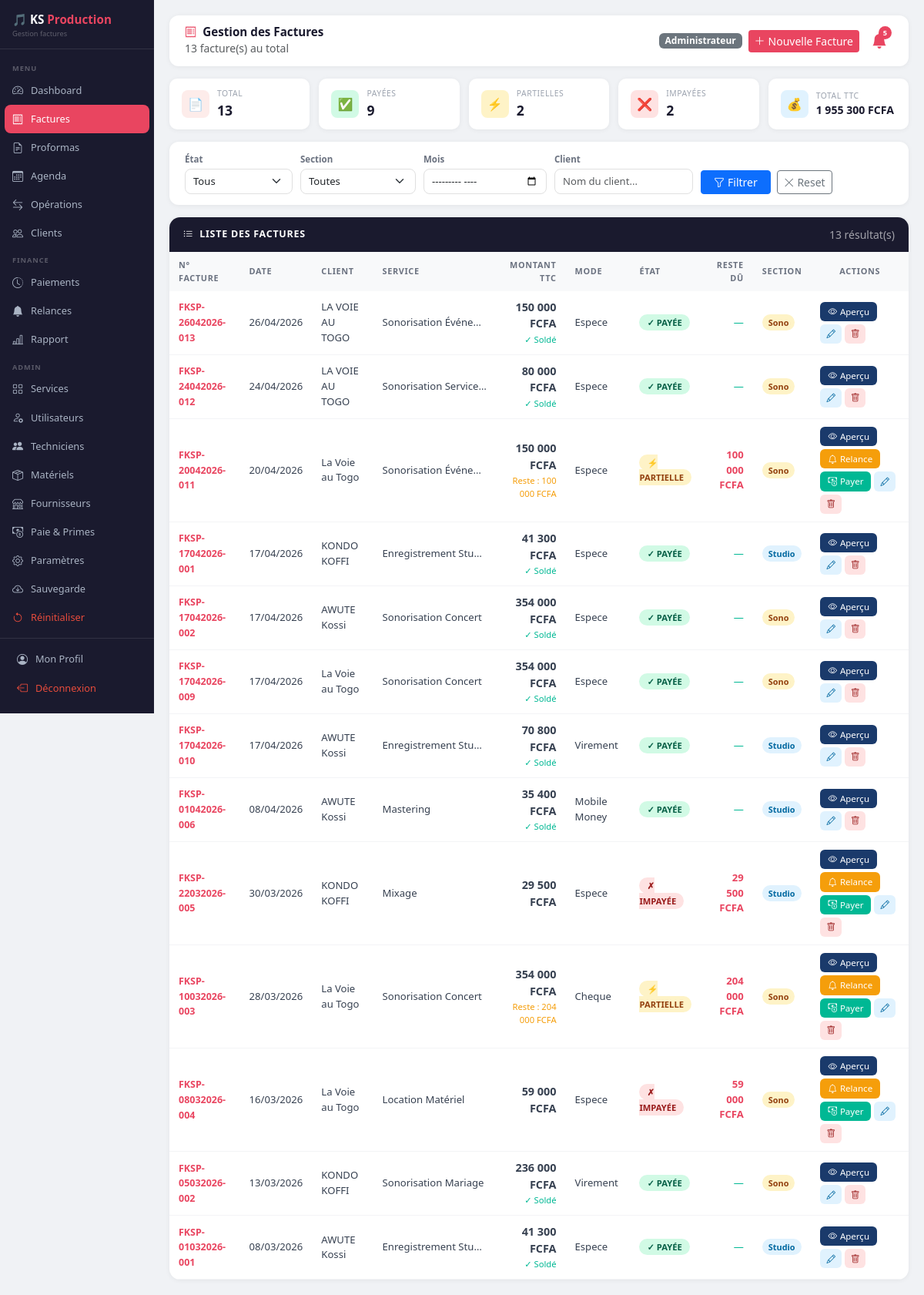
Screenshot of /factures (signed in) with the database file from the repository.
### database.py (models this page shows)
class Facture(db.Model):
    __tablename__  = 'factures'
    id             = db.Column(db.Integer, primary_key=True)
    numero         = db.Column(db.String(30), unique=True, nullable=False)
    date           = db.Column(db.DateTime, default=datetime.now)
    nom_client     = db.Column(db.String(100), nullable=False)
    service        = db.Column(db.String(200), nullable=False)
    montant_ttc    = db.Column(db.Float, nullable=False)
    mode_paiement  = db.Column(db.String(50))
    etat_paiement  = db.Column(db.String(20), default='Non Payer')
    type_operation = db.Column(db.String(20), default='Recettes')
    categorie      = db.Column(db.String(20), default='Facture')
    section        = db.Column(db.String(50))
    cree_par       = db.Column(db.String(50))
    montant_paye   = db.Column(db.Float, default=0)
    reste_du       = db.Column(db.Float, default=0)

### app.py (the view)
@app.route('/factures')
def liste_factures():
    if 'username' not in session:
        return redirect(url_for('login'))
    from sqlalchemy import func
    filtre_etat    = request.args.get('etat', '')
    filtre_section = request.args.get('section', '')
    filtre_mois    = request.args.get('mois', '')
    filtre_client  = request.args.get('client', '')
    toutes = Facture.query.filter(Facture.type_operation != 'Proforma')                          .order_by(Facture.date.desc()).all()
    factures = toutes
    if filtre_etat:    factures = [f for f in factures if f.etat_paiement == filtre_etat]
    if filtre_section: factures = [f for f in factures if f.section == filtre_section]
    if filtre_client:  factures = [f for f in factures if filtre_client.lower() in (f.nom_client or '').lower()]
    total_ttc = sum(f.montant_ttc for f in factures)
    return render_template('factures.html',
        username=session['username'], role=session['role'],
        factures=factures, nb_factures=len(factures),
        nb_payees=sum(1 for f in toutes if f.etat_paiement == 'Payer'),
        nb_partielles=sum(1 for f in toutes if f.etat_paiement == 'Partiel'),
        nb_impayees=sum(1 for f in toutes if f.etat_paiement == 'Non Payer'),
        total_ttc=f"{total_ttc:,.0f}".replace(',', ' '),
        filtre_etat=filtre_etat, filtre_section=filtre_section,
        filtre_mois=filtre_mois, filtre_client=filtre_client,
        clients=Client.query.all(),
        services_list=Service.query.filter_by(actif=True).order_by(Service.section, Service.libelle).all(),
        numero_auto=generer_numero_facture('FKSP'),
    )

### app.py (called while the page is built)
def generer_numero_facture(prefix='FKSP'):
    now      = datetime.now()
    date_str = now.strftime('%d%m%Y')
    annee    = now.strftime('%Y')
    nb = Facture.query.filter(
        Facture.numero.like(f'{prefix}-____{annee}-%')
    ).count() + 1
    numero = f"{prefix}-{date_str}-{nb:03d}"
    while Facture.query.filter_by(numero=numero).first():
        nb += 1
        numero = f"{prefix}-{date_str}-{nb:03d}"
    return numero

### templates/factures.html (shortened to what this page needs)
<!DOCTYPE html>
<html lang="fr">
<head>
    <link href="https://cdn.jsdelivr.net/npm/bootstrap@5.3.0/dist/css/bootstrap.min.css" rel="stylesheet">
    <link href="https://cdn.jsdelivr.net/npm/bootstrap-icons@1.10.5/font/bootstrap-icons.css" rel="stylesheet">
</head>
<body>
<div class="sidebar">
    <div class="brand">🎵 KS <span>Production</span><small>Gestion factures</small></div>
    <nav>
        <div class="nav-section">Menu</div>
        <a href="/dashboard" class="nav-link"><i class="bi bi-speedometer2"></i> Dashboard</a>
        <a href="/factures" class="nav-link active"><i class="bi bi-receipt"></i> Factures</a>
        <a href="/proformas" class="nav-link"><i class="bi bi-file-earmark-text"></i> Proformas</a>
        <a href="/agenda" class="nav-link"><i class="bi bi-calendar3"></i> Agenda</a>
        <a href="/operations" class="nav-link"><i class="bi bi-arrow-left-right"></i> Opérations</a>
        <a href="/clients" class="nav-link"><i class="bi bi-people"></i> Clients</a>
        <div class="nav-section">Finance</div>
        <a href="/paiements" class="nav-link"><i class="bi bi-clock-history"></i> Paiements</a>
        <a href="/relances" class="nav-link"><i class="bi bi-bell-fill"></i> Relances</a>
        <a href="/rapport" class="nav-link"><i class="bi bi-bar-chart-line"></i> Rapport</a>
        {% if role == 'Administrateur' %}
        <div class="nav-section">Admin</div>
        <a href="/services" class="nav-link"><i class="bi bi-grid"></i> Services</a>
        <a href="/utilisateurs" class="nav-link"><i class="bi bi-person-gear"></i> Utilisateurs</a>
        <a href="/techniciens" class="nav-link"><i class="bi bi-people-fill"></i> Techniciens</a>
        <a href="/materiels" class="nav-link"><i class="bi bi-box-seam"></i> Matériels</a>
        <a href="/fournisseurs" class="nav-link"><i class="bi bi-shop"></i> Fournisseurs</a>
        <a href="/paie" class="nav-link"><i class="bi bi-cash-coin"></i> Paie & Primes</a>
        <a href="/parametres" class="nav-link"><i class="bi bi-gear"></i> Paramètres</a>
        <a href="/sauvegarde" class="nav-link"><i class="bi bi-cloud-arrow-down"></i> Sauvegarde</a>
        <a href="/reinitialiser" class="nav-link" style="color:#e74c3c;"><i class="bi bi-arrow-counterclockwise"></i> Réinitialiser</a>
        {% endif %}
    </nav>
    <div class="sidebar-footer">
        <a href="/profil" class="nav-link"><i class="bi bi-person-circle"></i> Mon Profil</a>
        <a href="/logout" class="nav-link" style="color:#e74c3c;"><i class="bi bi-box-arrow-left"></i> Déconnexion</a>
    </div>
</div>
<div class="main-content">
    <div class="topbar">
        <div>
            <h5><i class="bi bi-receipt me-2" style="color:var(--ks-accent);"></i>Gestion des Factures</h5>
            <small class="text-muted">{{ nb_factures }} facture(s) au total</small>
        </div>
        <div class="d-flex gap-2 align-items-center">
            <span class="badge bg-secondary">{{ role }}</span>
            {% if role != 'Lecture seule' %}
            <button class="btn btn-sm btn-ks" data-bs-toggle="modal" data-bs-target="#modalNouvelleFacture">
                <i class="bi bi-plus-lg me-1"></i>Nouvelle Facture
            </button>
            {% endif %}
            <div class="position-relative">
                <button id="btnCloche" onclick="toggleAlertes()"
                        style="background:none; border:none; cursor:pointer; position:relative; padding:4px 8px;">
                    <i class="bi bi-bell-fill" style="font-size:1.25rem; color:#6b7280;" id="iconeCloche"></i>
                    <span id="badgeAlertes"
                          style="display:none; position:absolute; top:0px; right:2px;
                                 background:#e94560; color:#fff; border-radius:50%;
                                 width:17px; height:17px; font-size:.58rem; font-weight:700;
                                 align-items:center; justify-content:center; line-height:1;">0</span>
                </button>
            </div>
        </div>
    </div>
    <div class="stats-row">
        <div class="stat-mini">
            <div class="ico" style="background:#fdecea;">📄</div>
            <div><div class="lbl">Total</div><div class="val">{{ nb_factures }}</div></div>
        </div>
        <div class="stat-mini">
            <div class="ico" style="background:#d1fae5;">✅</div>
            <div><div class="lbl">Payées</div><div class="val">{{ nb_payees }}</div></div>
        </div>
        <div class="stat-mini">
            <div class="ico" style="background:#fef3c7;">⚡</div>
            <div><div class="lbl">Partielles</div><div class="val">{{ nb_partielles }}</div></div>
        </div>
        <div class="stat-mini">
            <div class="ico" style="background:#fee2e2;">❌</div>
            <div><div class="lbl">Impayées</div><div class="val">{{ nb_impayees }}</div></div>
        </div>
        <div class="stat-mini">
            <div class="ico" style="background:#e0f2fe;">💰</div>
            <div><div class="lbl">Total TTC</div><div class="val" style="font-size:.88rem;">{{ total_ttc }} FCFA</div></div>
        </div>
    </div>
    <form method="GET" action="/factures">
        <div class="filter-bar">
            <div>
                <div class="form-label">État</div>
                <select name="etat" class="form-select" style="width:140px;">
                    <option value="">Tous</option>
                </select>
            </div>
            <div>
                <div class="form-label">Section</div>
                <select name="section" class="form-select" style="width:150px;">
                    <option value="">Toutes</option>
                </select>
            </div>
            <div>
                <div class="form-label">Mois</div>
                <input type="month" name="mois" class="form-control" style="width:160px;" value="{{ filtre_mois }}">
            </div>
            <div>
                <div class="form-label">Client</div>
                <input type="text" name="client" class="form-control" style="width:180px;" placeholder="Nom du client..." value="{{ filtre_client }}">
            </div>
            <div class="d-flex gap-2">
                <button type="submit" class="btn btn-primary btn-sm px-3"><i class="bi bi-funnel me-1"></i>Filtrer</button>
                <a href="/factures" class="btn btn-outline-secondary btn-sm"><i class="bi bi-x-lg"></i> Reset</a>
            </div>
        </div>
    </form>
    <div class="table-card">
        <div class="table-head">
            <span><i class="bi bi-list-ul me-2"></i>Liste des factures</span>
            <small style="opacity:.6;">{{ nb_factures }} résultat(s)</small>
        </div>
        <div class="table-responsive">
            <table class="fac-table">
                <thead>
                    <tr>
                        <th>N° Facture</th><th>Date</th><th>Client</th><th>Service</th>
                        <th class="text-end">Montant TTC</th><th>Mode</th><th>État</th>
                        <th class="text-end">Reste dû</th><th>Section</th><th class="text-center">Actions</th>
                    </tr>
                </thead>
                <tbody>
                    {% for f in factures %}
                    <tr>
                        <td><strong style="color:var(--ks-accent); font-size:.78rem;">{{ f.numero }}</strong></td>
                        <td>{{ f.date.strftime('%d/%m/%Y') }}</td>
                        <td>{{ f.nom_client }}</td>
                        <td style="max-width:160px; white-space:nowrap; overflow:hidden; text-overflow:ellipsis;">{{ f.service }}</td>
                        <td class="text-end">
                            <div style="font-weight:800; font-size:.9rem;">{{ "{:,.0f}".format(f.montant_ttc).replace(',', ' ') }} FCFA</div>
                            {% if f.etat_paiement == 'Partiel' %}
                            <div style="font-size:.7rem; color:#f59e0b; margin-top:2px;">
                                Reste : {{ "{:,.0f}".format(f.reste_du).replace(',', ' ') }} FCFA
                            </div>
                            {% elif f.etat_paiement == 'Payer' %}
                            <div style="font-size:.7rem; color:#00b894; margin-top:2px;">✓ Soldé</div>
                            {% endif %}
                        </td>
                        <td>{{ f.mode_paiement }}</td>
                        <td>
                            {% if f.etat_paiement == 'Payer' %}<span class="badge-payee">✓ PAYÉE</span>
                            {% elif f.etat_paiement == 'Partiel' %}<span class="badge-partielle">⚡ PARTIELLE</span>
                            {% else %}<span class="badge-impayee">✗ IMPAYÉE</span>{% endif %}
                        </td>
                        <td class="text-end">
                            {% if f.reste_du > 0 %}<span style="color:var(--ks-accent); font-weight:700;">{{ "{:,.0f}".format(f.reste_du).replace(',', ' ') }} FCFA</span>
                            {% else %}<span style="color:var(--ks-green);">—</span>{% endif %}
                        </td>
                        <td>
                            {% if f.section == 'Studio' %}<span class="badge-studio">Studio</span>
                            {% elif f.section == 'Sonorisation' %}<span class="badge-sono">Sono</span>
                            {% else %}{{ f.section or '—' }}{% endif %}
                        </td>
                        <td>
                            <div class="actions-wrap">
                                <button onclick="ouvrirApercu('factures/apercu/{{ f.id }}', 'Aperçu Facture')" class="btn-apercu"><i class="bi bi-eye"></i> Aperçu</button>
                                {% if f.etat_paiement != 'Payer' %}
                                <button onclick="ouvrirApercu('relances/pdf/{{ f.id }}', 'Relance')"
                                   class="btn-apercu" style="background:#f59e0b;">
                                    <i class="bi bi-bell"></i> Relance
                                </button>
                                {% endif %}
                                {% if f.etat_paiement != 'Payer' and role != 'Lecture seule' %}
                                <a href="/factures/paiement/{{ f.id }}" class="btn-payer"><i class="bi bi-cash-coin"></i> Payer</a>
                                {% endif %}
                                {% if role != 'Lecture seule' %}
                                <button class="btn-edit" data-bs-toggle="modal" data-bs-target="#modalModifier"
                                        onclick="ouvrirModifier({{ f.id }}, '{{ f.nom_client }}', '{{ f.service }}', {{ f.montant_ttc }}, '{{ f.mode_paiement }}', '{{ f.etat_paiement }}', '{{ f.section }}')">
                                    <i class="bi bi-pencil"></i>
                                </button>
                                {% endif %}
                                {% if role == 'Administrateur' %}
                                <form method="POST" action="/factures/supprimer/{{ f.id }}" style="display:inline;"
                                      onsubmit="return confirm('Supprimer la facture {{ f.numero }} ?')">
                                    <button type="submit" class="btn-del"><i class="bi bi-trash"></i></button>
                                </form>
                                {% endif %}
                            </div>
                        </td>
                    </tr>
                    {% else %}
                    <tr><td colspan="10" class="empty-td">
                        <i class="bi bi-inbox" style="font-size:2rem; display:block; margin-bottom:8px;"></i>Aucune facture trouvée
                    </td></tr>
                    {% endfor %}
                </tbody>
            </table>
        </div>
    </div>
</div>
</body>
</html>

### rows the page displays
Facture: numero "FKSP-26042026-013", date "26/04/2026", nom_client "LA VOIE AU TOGO", service "Sonorisation Événe…", montant_ttc "150 000", etat_paiement "✓ Soldé", mode_paiement "Espece", section "Sono"
Facture: numero "FKSP-24042026-012", date "24/04/2026", nom_client "LA VOIE AU TOGO", service "Sonorisation Service…", montant_ttc "80 000", etat_paiement "✓ Soldé", mode_paiement "Espece", section "Sono"
Facture: numero "FKSP-20042026-011", date "20/04/2026", nom_client "La Voie au Togo", service "Sonorisation Événe…", montant_ttc "150 000", reste_du "100 000", mode_paiement "Espece", etat_paiement "⚡ PARTIELLE", section "Sono"
Facture: numero "FKSP-17042026-001", date "17/04/2026", nom_client "KONDO KOFFI", service "Enregistrement Stu…", montant_ttc "41 300", etat_paiement "✓ Soldé", mode_paiement "Espece", section "Studio"
Facture: numero "FKSP-17042026-002", date "17/04/2026", nom_client "AWUTE Kossi", service "Sonorisation Concert", montant_ttc "354 000", etat_paiement "✓ Soldé", mode_paiement "Espece", section "Sono"
Facture: numero "FKSP-17042026-009", date "17/04/2026", nom_client "La Voie au Togo", service "Sonorisation Concert", montant_ttc "354 000", etat_paiement "✓ Soldé", mode_paiement "Espece", section "Sono"
Facture: numero "FKSP-17042026-010", date "17/04/2026", nom_client "AWUTE Kossi", service "Enregistrement Stu…", montant_ttc "70 800", etat_paiement "✓ Soldé", mode_paiement "Virement", section "Studio"
Facture: numero "FKSP-01042026-006", date "08/04/2026", nom_client "AWUTE Kossi", service "Mastering", montant_ttc "35 400", etat_paiement "✓ Soldé", mode_paiement "Mobile Money", section "Studio"
Facture: numero "FKSP-22032026-005", date "30/03/2026", nom_client "KONDO KOFFI", service "Mixage", montant_ttc "29 500", mode_paiement "Espece", etat_paiement "✗ IMPAYÉE", reste_du "29 500", section "Studio"
Facture: numero "FKSP-10032026-003", date "28/03/2026", nom_client "La Voie au Togo", service "Sonorisation Concert", montant_ttc "354 000", reste_du "204 000", mode_paiement "Cheque", etat_paiement "⚡ PARTIELLE", section "Sono"
Facture: numero "FKSP-08032026-004", date "16/03/2026", nom_client "La Voie au Togo", service "Location Matériel", montant_ttc "59 000", mode_paiement "Espece", etat_paiement "✗ IMPAYÉE", reste_du "59 000", section "Sono"
Facture: numero "FKSP-05032026-002", date "13/03/2026", nom_client "KONDO KOFFI", service "Sonorisation Mariage", montant_ttc "236 000", etat_paiement "✓ Soldé", mode_paiement "Virement", section "Sono"
Facture: numero "FKSP-01032026-001", date "08/03/2026", nom_client "AWUTE Kossi", service "Enregistrement Stu…", montant_ttc "41 300", etat_paiement "✓ Soldé", mode_paiement "Espece", section "Studio"

### other values shown
{{ nb_factures }} "13"
{{ role }} "Administrateur"
{{ nb_payees }} "9"
{{ nb_partielles }} "2"
{{ nb_impayees }} "2"
{{ total_ttc }} "1 955 300"
